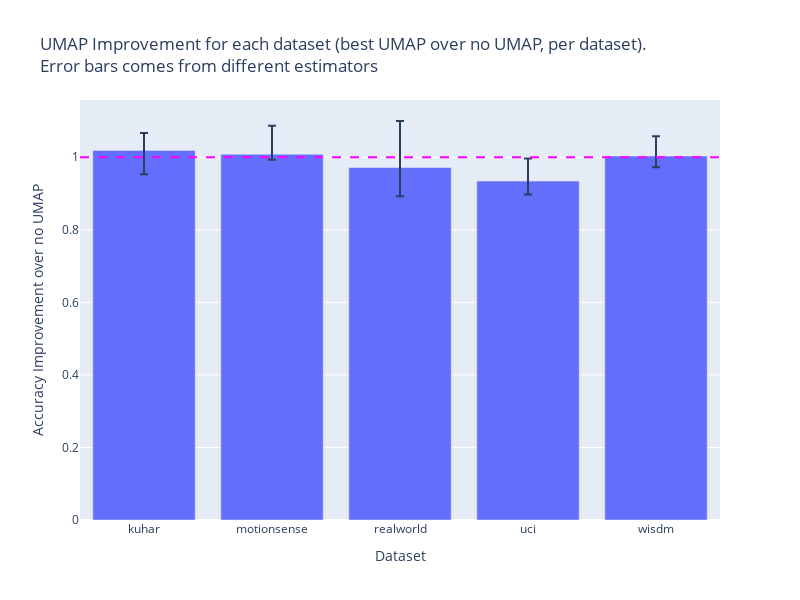
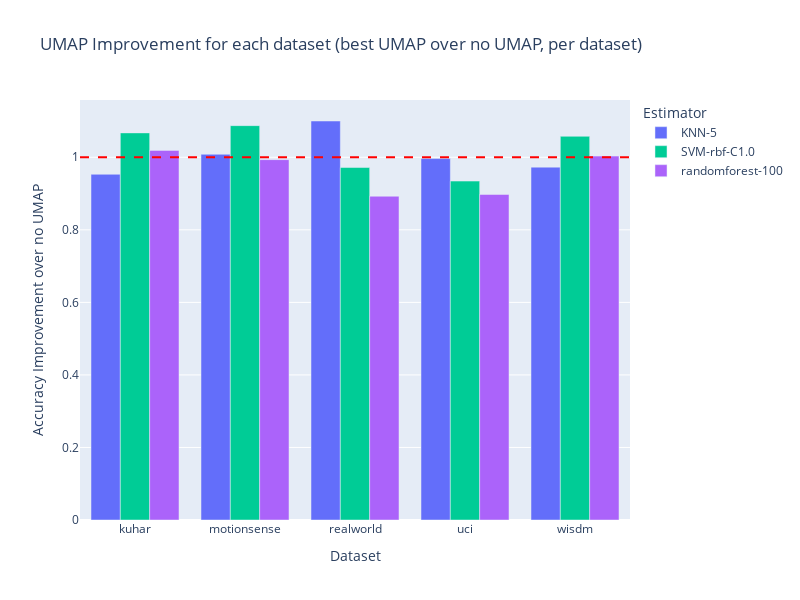

The cell these charts' notebook holds for them, in order:
### Code cell
df = results.copy()
df = filter_view_standardized_balanced(df)
df = filter_domain_fft_only(df)
df = filter_features_all(df)
df = filter_reducer_over_all(df)
df = filter_scaler_none(df)
df = filter_only_reducer_dataset_equals_train_dataset_or_no_reducer(df)
df = get_umap_improvement_over_no_umap(df)
#df.loc[~df["umap improvement"].isna(), "umap components"].unique()
df = filter_max_set_only(df)

fig = chart_bar_with_error_bars(df, improvement_col="umap improvement", groupby="train_datasets")
fig.add_hline(y=1.0, line_dash="dash", line_color="magenta")
fig.update_layout(
    title="UMAP Improvement for each dataset (best UMAP over no UMAP, per dataset).<br>Error bars comes from different estimators",
    xaxis_title="Dataset",
    yaxis_title="Accuracy Improvement over no UMAP",
    width=800,
    height=600
)
fig.show()

fig = chart_bar_with_side_by_side(df, improvement_col="umap improvement", groupby="estimator", inner_group="train_datasets")
fig.add_hline(y=1.0, line_dash="dash", line_color="red")
fig.update_layout(
    title="UMAP Improvement for each dataset (best UMAP over no UMAP, per dataset)",
    xaxis_title="Dataset",
    yaxis_title="Accuracy Improvement over no UMAP",
    legend_title="Estimator",
    width=800,
    height=600
)
fig.show()

### Figure 1 — Plotly figure (JSON) as saved in the notebook; plotly's stock layout.template omitted (floating-point values rounded to 4 significant figures)
{"data": [{"error_y": {"array": [0.04828, 0.07902, 0.1283, 0.06205, 0.05457], "arrayminus": [0.0659, 0.01476, 0.07912, 0.03692, 0.03043], "symmetric": false, "type": "data"}, "type": "bar", "x": ["kuhar", "motionsense", "realworld", "uci", "wisdm"], "y": [1.019, 1.008, 0.9718, 0.9344, 1.003]}], "layout": {"height": 600, "shapes": [{"line": {"color": "magenta", "dash": "dash"}, "type": "line", "x0": 0, "x1": 1, "xref": "x domain", "y0": 1, "y1": 1, "yref": "y"}], "title": {"text": "UMAP Improvement for each dataset (best UMAP over no UMAP, per dataset).<br>Error bars comes from different estimators"}, "width": 800, "xaxis": {"title": {"text": "Dataset"}}, "yaxis": {"title": {"text": "Accuracy Improvement over no UMAP"}}}}

### Figure 2 — Plotly figure (JSON) as saved in the notebook; plotly's stock layout.template omitted (floating-point values rounded to 4 significant figures)
{"data": [{"marker": {"color": "#636EFA"}, "name": "KNN-5", "type": "bar", "x": ["kuhar", "motionsense", "realworld", "uci", "wisdm"], "y": [0.9531, 1.008, 1.1, 0.9965, 0.9729]}, {"marker": {"color": "#00CC96"}, "name": "SVM-rbf-C1.0", "type": "bar", "x": ["kuhar", "motionsense", "realworld", "uci", "wisdm"], "y": [1.067, 1.087, 0.9718, 0.9344, 1.058]}, {"marker": {"color": "#AB63FA"}, "name": "randomforest-100", "type": "bar", "x": ["kuhar", "motionsense", "realworld", "uci", "wisdm"], "y": [1.019, 0.9935, 0.8927, 0.8975, 1.003]}], "layout": {"height": 600, "legend": {"title": {"text": "Estimator"}}, "shapes": [{"line": {"color": "red", "dash": "dash"}, "type": "line", "x0": 0, "x1": 1, "xref": "x domain", "y0": 1, "y1": 1, "yref": "y"}], "title": {"text": "UMAP Improvement for each dataset (best UMAP over no UMAP, per dataset)"}, "width": 800, "xaxis": {"title": {"text": "Dataset"}}, "yaxis": {"title": {"text": "Accuracy Improvement over no UMAP"}}}}
